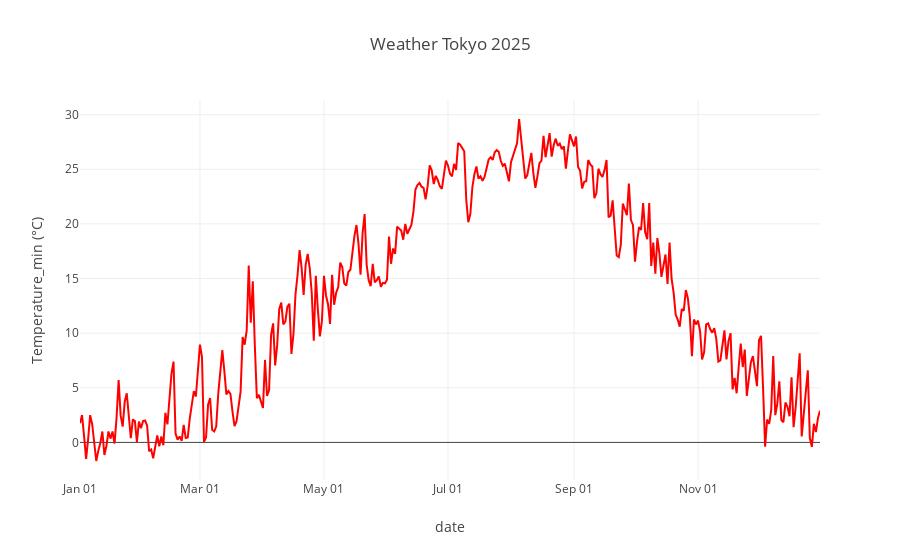

This figure's notebook cell:
### Code cell
import plotly.express as px

fig = px.line(
    df_daily,
    x='date',
    y='temp_min',
    labels={
        'date': 'date',
        'temp_min': 'Temperature_min (°C)',
        'year': 'year'
    },
    title="Weather Tokyo 2025"
)
fig.update_layout(
    hovermode='x unified',
    xaxis=dict(
        tickformat="%b %d"
    )
)
fig.update_traces(line_color='red')
fig

### Figure 1 — Plotly figure (JSON) as saved in the notebook; plotly's stock layout.template omitted (floating-point values rounded to 4 significant figures; data arrays with more than 128 entries replaced by an {"elided": "..."} marker saying what was removed)
{"data": [{"hovertemplate": "date=%{x}<br>Temperature_min (°C)=%{y}<extra></extra>", "legendgroup": "", "line": {"color": "red", "dash": "solid"}, "marker": {"symbol": "circle"}, "mode": "lines", "name": "", "orientation": "v", "showlegend": false, "type": "scatter", "x": {"elided": "365 str values"}, "xaxis": "x", "y": {"elided": "365 float values"}, "yaxis": "y"}], "layout": {"hovermode": "x unified", "legend": {"tracegroupgap": 0}, "title": {"text": "Weather Tokyo 2025"}, "xaxis": {"anchor": "y", "domain": [0, 1], "tickformat": "%b %d", "title": {"text": "date"}}, "yaxis": {"anchor": "x", "domain": [0, 1], "title": {"text": "Temperature_min (°C)"}}}}
